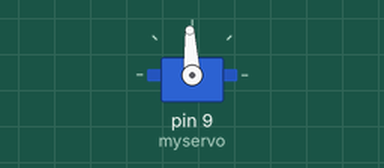
This sketch was run on a simulated Arduino Uno, built with avr-gcc and run on an emulated ATmega328P. Shown: servo.

Above: at 0.05 s.
At 1.15 s:
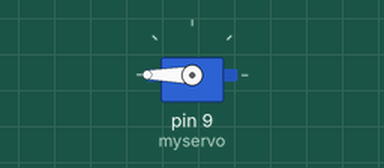
At 2.3 s:
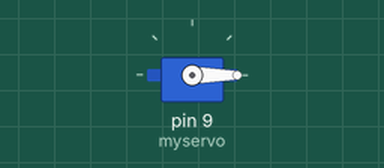
Timing chart, 0 to 5.4 s (numbered marks = the images above):
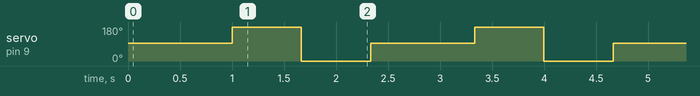

Measured:
- by itself, servo on pin 9 (myservo): repeats every 2.3 s: 0° 0.67 s, 93° 1.0 s, 180° 0.67 s

The sketch:

Continous_Servo_Test.ino
```cpp
/* #include <Servo.h>
Servo myservo;
int potpin = 0;
int val;
void setup()
{
myservo.attach(9);
}
void loop()
{
val = analogRead(potpin);


val = map(val, 0, 1023, 0, 179);


myservo.write(val);

delay(15);
}
*/
 #include <Servo.h>
Servo myservo;
int val;
void setup()
{
myservo.attach(9);
}
void loop()
{
myservo.write(93);
delay(1000);
myservo.write(180);
delay(666);
myservo.write(0);
delay(666);
}
```
